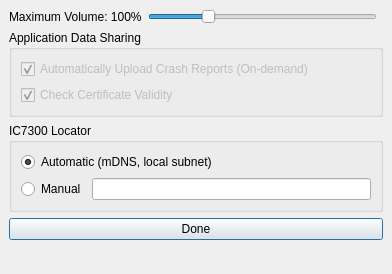
<?xml version="1.0" encoding="UTF-8"?>
<ui version="4.0">
 <class>Preferences</class>
 <widget class="QDialog" name="Preferences">
  <property name="geometry">
   <rect>
    <x>0</x>
    <y>0</y>
    <width>392</width>
    <height>274</height>
   </rect>
  </property>
  <property name="windowTitle">
   <string>Dialog</string>
  </property>
  <layout class="QVBoxLayout" name="verticalLayout_2">
   <property name="spacing">
    <number>0</number>
   </property>
   <property name="leftMargin">
    <number>0</number>
   </property>
   <property name="topMargin">
    <number>0</number>
   </property>
   <property name="rightMargin">
    <number>0</number>
   </property>
   <property name="bottomMargin">
    <number>0</number>
   </property>
   <item>
    <widget class="QStackedWidget" name="stackedWidget">
     <property name="currentIndex">
      <number>0</number>
     </property>
     <widget class="QWidget" name="page">
      <layout class="QGridLayout" name="gridLayout_2">
       <item row="3" column="0" colspan="3">
        <widget class="QPushButton" name="done">
         <property name="text">
          <string>Done</string>
         </property>
        </widget>
       </item>
       <item row="0" column="1">
        <widget class="QSlider" name="maxVolume">
         <property name="enabled">
          <bool>true</bool>
         </property>
         <property name="maximum">
          <number>253</number>
         </property>
         <property name="value">
          <number>63</number>
         </property>
         <property name="orientation">
          <enum>Qt::Horizontal</enum>
         </property>
         <property name="tickPosition">
          <enum>QSlider::NoTicks</enum>
         </property>
         <property name="tickInterval">
          <number>10</number>
         </property>
        </widget>
       </item>
       <item row="4" column="0">
        <spacer name="verticalSpacer">
         <property name="orientation">
          <enum>Qt::Vertical</enum>
         </property>
         <property name="sizeHint" stdset="0">
          <size>
           <width>20</width>
           <height>45</height>
          </size>
         </property>
        </spacer>
       </item>
       <item row="0" column="0">
        <widget class="QLabel" name="volLabel">
         <property name="text">
          <string>Maximum Volume: 100%</string>
         </property>
        </widget>
       </item>
       <item row="2" column="0" colspan="3">
        <widget class="QGroupBox" name="groupBox">
         <property name="title">
          <string>IC7300 Locator</string>
         </property>
         <layout class="QGridLayout" name="gridLayout">
          <item row="1" column="1">
           <widget class="QLineEdit" name="deviceIp">
            <property name="enabled">
             <bool>true</bool>
            </property>
           </widget>
          </item>
          <item row="1" column="0">
           <widget class="QRadioButton" name="lookupManual">
            <property name="enabled">
             <bool>true</bool>
            </property>
            <property name="text">
             <string>Manual</string>
            </property>
           </widget>
          </item>
          <item row="0" column="0" colspan="2">
           <widget class="QRadioButton" name="lookupAutomatic">
            <property name="text">
             <string>Automatic (mDNS, local subnet)</string>
            </property>
            <property name="checked">
             <bool>true</bool>
            </property>
           </widget>
          </item>
         </layout>
        </widget>
       </item>
       <item row="1" column="0" colspan="3">
        <widget class="QGroupBox" name="groupBox_2">
         <property name="title">
          <string>Application Data Sharing</string>
         </property>
         <layout class="QVBoxLayout" name="verticalLayout">
          <item>
           <widget class="QCheckBox" name="crashReports">
            <property name="enabled">
             <bool>false</bool>
            </property>
            <property name="text">
             <string>Automatically Upload Crash Reports (On-demand)</string>
            </property>
            <property name="checkable">
             <bool>true</bool>
            </property>
            <property name="checked">
             <bool>true</bool>
            </property>
           </widget>
          </item>
          <item>
           <widget class="QCheckBox" name="certValidity">
            <property name="enabled">
             <bool>false</bool>
            </property>
            <property name="text">
             <string>Check Certificate Validity</string>
            </property>
            <property name="checked">
             <bool>true</bool>
            </property>
           </widget>
          </item>
         </layout>
        </widget>
       </item>
      </layout>
     </widget>
     <widget class="QWidget" name="page_2">
      <layout class="QVBoxLayout" name="verticalLayout_3">
       <property name="spacing">
        <number>0</number>
       </property>
       <property name="leftMargin">
        <number>0</number>
       </property>
       <property name="topMargin">
        <number>0</number>
       </property>
       <property name="rightMargin">
        <number>0</number>
       </property>
       <property name="bottomMargin">
        <number>0</number>
       </property>
       <item>
        <widget class="QLabel" name="label">
         <property name="text">
          <string>Scroll Mouse Wheel One &quot;Click&quot;
This setting is used to map dials more accurately</string>
         </property>
         <property name="alignment">
          <set>Qt::AlignCenter</set>
         </property>
        </widget>
       </item>
      </layout>
     </widget>
    </widget>
   </item>
  </layout>
 </widget>
 <resources/>
 <connections/>
</ui>
